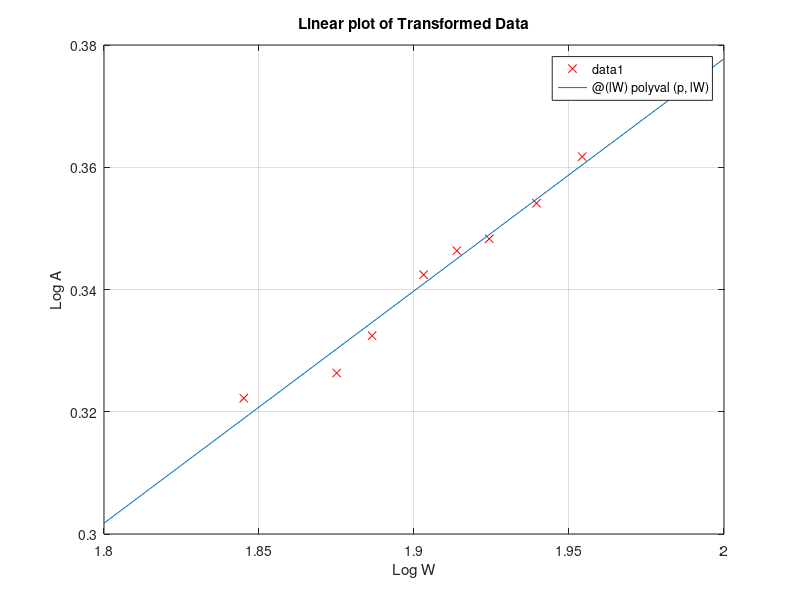

Write MATLAB code to recreate this figure. (Note: this script raises an error after producing the figure.)
%ECOR2606 LAB 8
%Name: Tayeb AL-Shedayfat
%#:100957964

%Part 1:
fprintf('\nPart 1.\n-------\n')
%a)
W = [70 75 77 80 82 84 87 90];
A = [2.10 2.12 2.15 2.20 2.22 2.23 2.26 2.30];

%b)
% transposing the equaion --> logA = d*logW + logc
lW = log10(W); 
lA = log10(A);
%fitting a straight line:
p = polyfit(lW,lA,1);
%equation of the line:
f = @(lW) polyval(p,lW);
%Outputting the result
fprintf('The equation of the line is %f logW + %f.\n',p)

%c)
figure(1)
plot(lW,lA,'xr')
hold on
fplot(f,[1.8 2])
title('Linear plot of Transformed Data')
xlabel ('Log W')
ylabel ('Log A')
grid on
hold off

%d)correlation coefficient calculation and outputting the data:
fprintf('Correlation coefficient of the transformed data is %f.\n',correlate(lW,lA,f))

% e)
c = 10^p(2);
d = p(1);
%Defining an anynomous function
g = @(w) c*w^d;
%Output data using fprintf
fprintf('The equation is: A = %f w ^ %f.\n',c,d)

% f) 
%Plot orgiginal data and fitted line
figure(2)
plot(W,A,'xr')
hold on
fplot(g,[60 100])
title('exponential plot of original data')
xlabel ('W')
ylabel ('A')
grid on
hold off

%g)correlation coefficient calculation for the line
fprintf('Correlation coefficient of the original data is %f.\n',correlate(W,A,g))

% h)Finidng the surface area of a 78.5 kg:
fprintf('The surface area of a person with 78.5 kg weight is the following %fm^2.\n',g(78.5)) 


%Part 2:
fprintf('\nPart 2.\n-------\n')

%a) defining the matrices:
x = [3 4 5 7 8 9 10 11];
y = [1.6 3.6 4.4 3.4 2.2 2.8 3.8 4.6];

%b)Fitting a cubic polynomial
p2 = polyfit(x,y,3);
h = @(x) polyval(p2,x);
%Using fprintf to output the data
fprintf('The cubic for this set of data is: %fx^3 + %fx^2 + %fx + %f.\n',p2)

%c)Plotting along [2 12]:
figure(3)
plot(x,y,'xr')
hold on
fplot(h,[2 12])
title('Cubic Plot of The Data')
xlabel ('X')
ylabel ('Y')
grid on
hold off

%d)Outputting the correlation coefficient
fprintf('The correlation coefficient of the cubic is %f.\n',correlate(x,y,h))

%e)Defining the negative of the function to use fminbnd to find the maximum
hn = @(x) -h(x);
mimm = fminbnd(hn,3,8);
fprintf('Using fminbnd, the maximum of the function is at x = %f,and equal to y = %f.\n',mimm,h(mimm))

%f)Using derivative techique to find maximum
%Defining the derivative
p3 = polyder(p2);
%Defining the derivative function
hp = @(x) polyval(p3,x);
%Defining the root finding function
dmm = fzero(hp,[3 8]);
%Outputting the results
fprintf('The maximim using polyder&fzero is at x = %f,and equal to y = %f.\n',dmm,h(dmm))

%Part 3:
fprintf('\nPart 3.\n-------\n')

%a)Defining the data:
t = [0.5 1 2 3 5 6 7 8 9 ];
pop = [6.0 4.4 3.2 2.7 2.2 1.9 1.7 1.4 1.1];

%b)Calculating the Z matrix:
Z = zeros(length(t),3);
for i = 1:length(t)
    Z(i,1) = exp(-1.5*t(i));
    Z(i,2) = exp(-0.3*t(i));
    Z(i,3) = exp(-0.05*t(i));
end
%Outputting the matrix:
Z

%c)Calculating the answer using normal equation
Zt = Z';
a1 = (Zt*Z)\(Zt*pop');
fprintf('Using normal equations the answer is: pop(t) = %fe^(-1.5t)+%fe^(-.3t)+%fe^(-.05t)\n',a1)

% d)Calculating using QR decomposition
[Q0,R0] = qr(Z,0);
a2 = R0\(Q0'*pop');
fprintf('Using QR decomposition the answer is: pop(t) = %fe^(-1.5t)+%fe^(-.3t)+%fe^(-.05t)\n',a2)

%e)Calculating the answer using left division
a3 = Z\pop';
fprintf('Using left division the answer is: pop(t) = %fe^(-1.5t)+%fe^(-.3t)+%fe^(-.05t)\n',a3)

% f)Plotting the function and data
%Defining the anynomous function:
i = @(t) a3(1)*exp(-1.5*t)+a3(2)*exp(-.3*t)+a3(3)*exp(-.05*t);
figure(4)
plot(t,pop,'xr')
hold on
fplot(i,[0 10])
title('Plot of Population Data and Fitted Curve')
xlabel ('Time (hrs)')
ylabel ('Population (millions)')
grid on
hold off

% g) correlation coefficient
fprintf('The correlation coefficient for part 3 is %f.\n',correlate(t,pop,i))
